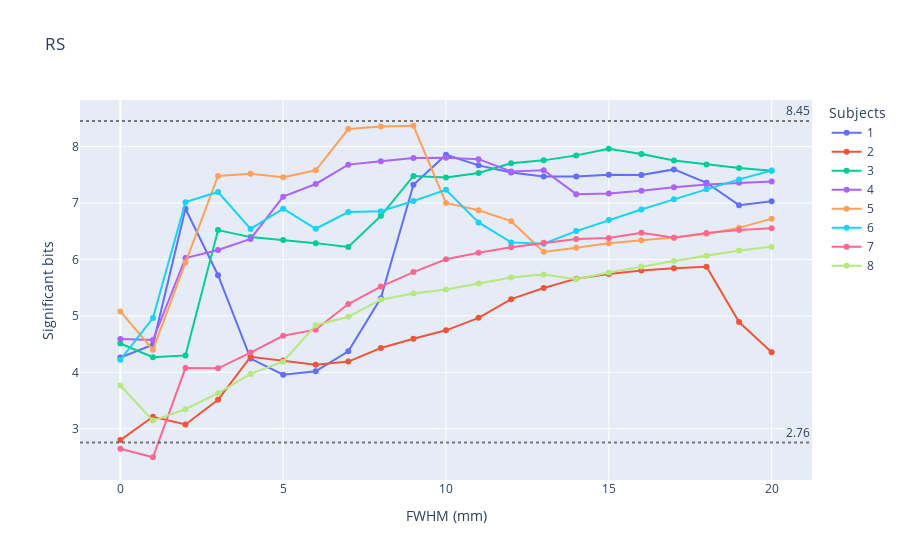

Notebook code for this chart:
### Code cell
plot_significant_digits(rs, "RS")

### Figure 1 — Plotly figure (JSON) as saved in the notebook; plotly's stock layout.template omitted (floating-point values rounded to 4 significant figures)
{"data": [{"hovertemplate": "variable=1<br>index=%{x}<br>value=%{y}<extra></extra>", "legendgroup": "1", "line": {"color": "#636efa", "dash": "solid"}, "marker": {"symbol": "circle"}, "mode": "lines+markers", "name": "1", "orientation": "v", "showlegend": true, "type": "scatter", "x": [0, 1, 2, 3, 4, 5, 6, 7, 8, 9, 10, 11, 12, 13, 14, 15, 16, 17, 18, 19, 20], "xaxis": "x", "y": [4.264, 4.49, 6.9, 5.721, 4.243, 3.958, 4.02, 4.372, 5.315, 7.326, 7.857, 7.668, 7.543, 7.472, 7.473, 7.503, 7.496, 7.597, 7.359, 6.963, 7.033], "yaxis": "y"}, {"hovertemplate": "variable=2<br>index=%{x}<br>value=%{y}<extra></extra>", "legendgroup": "2", "line": {"color": "#EF553B", "dash": "solid"}, "marker": {"symbol": "circle"}, "mode": "lines+markers", "name": "2", "orientation": "v", "showlegend": true, "type": "scatter", "x": [0, 1, 2, 3, 4, 5, 6, 7, 8, 9, 10, 11, 12, 13, 14, 15, 16, 17, 18, 19, 20], "xaxis": "x", "y": [2.8, 3.214, 3.077, 3.514, 4.275, 4.209, 4.137, 4.19, 4.431, 4.595, 4.745, 4.966, 5.297, 5.496, 5.66, 5.744, 5.804, 5.847, 5.873, 4.891, 4.356], "yaxis": "y"}, {"hovertemplate": "variable=3<br>index=%{x}<br>value=%{y}<extra></extra>", "legendgroup": "3", "line": {"color": "#00cc96", "dash": "solid"}, "marker": {"symbol": "circle"}, "mode": "lines+markers", "name": "3", "orientation": "v", "showlegend": true, "type": "scatter", "x": [0, 1, 2, 3, 4, 5, 6, 7, 8, 9, 10, 11, 12, 13, 14, 15, 16, 17, 18, 19, 20], "xaxis": "x", "y": [4.511, 4.269, 4.301, 6.521, 6.396, 6.346, 6.29, 6.222, 6.773, 7.48, 7.454, 7.533, 7.704, 7.757, 7.845, 7.961, 7.869, 7.756, 7.684, 7.622, 7.575], "yaxis": "y"}, {"hovertemplate": "variable=4<br>index=%{x}<br>value=%{y}<extra></extra>", "legendgroup": "4", "line": {"color": "#ab63fa", "dash": "solid"}, "marker": {"symbol": "circle"}, "mode": "lines+markers", "name": "4", "orientation": "v", "showlegend": true, "type": "scatter", "x": [0, 1, 2, 3, 4, 5, 6, 7, 8, 9, 10, 11, 12, 13, 14, 15, 16, 17, 18, 19, 20], "xaxis": "x", "y": [4.589, 4.572, 6.024, 6.17, 6.365, 7.113, 7.338, 7.681, 7.742, 7.797, 7.802, 7.778, 7.56, 7.582, 7.157, 7.171, 7.219, 7.28, 7.328, 7.361, 7.382], "yaxis": "y"}, {"hovertemplate": "variable=5<br>index=%{x}<br>value=%{y}<extra></extra>", "legendgroup": "5", "line": {"color": "#FFA15A", "dash": "solid"}, "marker": {"symbol": "circle"}, "mode": "lines+markers", "name": "5", "orientation": "v", "showlegend": true, "type": "scatter", "x": [0, 1, 2, 3, 4, 5, 6, 7, 8, 9, 10, 11, 12, 13, 14, 15, 16, 17, 18, 19, 20], "xaxis": "x", "y": [5.08, 4.401, 5.946, 7.481, 7.519, 7.456, 7.58, 8.311, 8.358, 8.37, 7.002, 6.873, 6.679, 6.135, 6.208, 6.286, 6.342, 6.391, 6.455, 6.561, 6.724], "yaxis": "y"}, {"hovertemplate": "variable=6<br>index=%{x}<br>value=%{y}<extra></extra>", "legendgroup": "6", "line": {"color": "#19d3f3", "dash": "solid"}, "marker": {"symbol": "circle"}, "mode": "lines+markers", "name": "6", "orientation": "v", "showlegend": true, "type": "scatter", "x": [0, 1, 2, 3, 4, 5, 6, 7, 8, 9, 10, 11, 12, 13, 14, 15, 16, 17, 18, 19, 20], "xaxis": "x", "y": [4.223, 4.962, 7.016, 7.197, 6.542, 6.901, 6.545, 6.84, 6.856, 7.038, 7.234, 6.657, 6.303, 6.281, 6.503, 6.7, 6.887, 7.066, 7.245, 7.42, 7.577], "yaxis": "y"}, {"hovertemplate": "variable=7<br>index=%{x}<br>value=%{y}<extra></extra>", "legendgroup": "7", "line": {"color": "#FF6692", "dash": "solid"}, "marker": {"symbol": "circle"}, "mode": "lines+markers", "name": "7", "orientation": "v", "showlegend": true, "type": "scatter", "x": [0, 1, 2, 3, 4, 5, 6, 7, 8, 9, 10, 11, 12, 13, 14, 15, 16, 17, 18, 19, 20], "xaxis": "x", "y": [2.645, 2.495, 4.076, 4.071, 4.351, 4.648, 4.757, 5.211, 5.519, 5.777, 6.005, 6.12, 6.219, 6.297, 6.365, 6.382, 6.472, 6.385, 6.469, 6.524, 6.552], "yaxis": "y"}, {"hovertemplate": "variable=8<br>index=%{x}<br>value=%{y}<extra></extra>", "legendgroup": "8", "line": {"color": "#B6E880", "dash": "solid"}, "marker": {"symbol": "circle"}, "mode": "lines+markers", "name": "8", "orientation": "v", "showlegend": true, "type": "scatter", "x": [0, 1, 2, 3, 4, 5, 6, 7, 8, 9, 10, 11, 12, 13, 14, 15, 16, 17, 18, 19, 20], "xaxis": "x", "y": [3.767, 3.145, 3.347, 3.63, 3.972, 4.188, 4.836, 4.985, 5.287, 5.399, 5.469, 5.576, 5.682, 5.736, 5.649, 5.771, 5.877, 5.972, 6.066, 6.159, 6.226], "yaxis": "y"}], "layout": {"annotations": [{"showarrow": false, "text": "2.76", "x": 1, "xanchor": "right", "xref": "x domain", "y": 2.756, "yanchor": "bottom", "yref": "y"}, {"showarrow": false, "text": "8.45", "x": 1, "xanchor": "right", "xref": "x domain", "y": 8.454, "yanchor": "bottom", "yref": "y"}], "legend": {"title": {"text": "Subjects"}, "tracegroupgap": 0}, "shapes": [{"line": {"color": "black", "dash": "dot"}, "opacity": 0.5, "type": "line", "x0": 0, "x1": 1, "xref": "x domain", "y0": 2.756, "y1": 2.756, "yref": "y"}, {"line": {"color": "black", "dash": "dot"}, "opacity": 0.5, "type": "line", "x0": 0, "x1": 1, "xref": "x domain", "y0": 8.454, "y1": 8.454, "yref": "y"}], "title": {"text": "RS"}, "xaxis": {"anchor": "y", "domain": [0, 1], "title": {"text": "FWHM (mm)"}}, "yaxis": {"anchor": "x", "domain": [0, 1], "title": {"text": "Significant bits"}}}}
